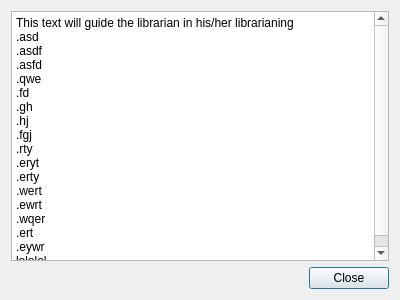
<?xml version="1.0" encoding="UTF-8"?>
<ui version="4.0">
 <class>HelpLibDialog</class>
 <widget class="QDialog" name="HelpLibDialog">
  <property name="geometry">
   <rect>
    <x>0</x>
    <y>0</y>
    <width>400</width>
    <height>300</height>
   </rect>
  </property>
  <property name="windowTitle">
   <string>Help</string>
  </property>
  <layout class="QVBoxLayout" name="verticalLayout">
   <item>
    <widget class="QTextEdit" name="help_text">
     <property name="html">
      <string>&lt;!DOCTYPE HTML PUBLIC &quot;-//W3C//DTD HTML 4.0//EN&quot; &quot;http://www.w3.org/TR/REC-html40/strict.dtd&quot;&gt;
&lt;html&gt;&lt;head&gt;&lt;meta name=&quot;qrichtext&quot; content=&quot;1&quot; /&gt;&lt;style type=&quot;text/css&quot;&gt;
p, li { white-space: pre-wrap; }
&lt;/style&gt;&lt;/head&gt;&lt;body style=&quot; font-family:'Open Sans'; font-size:9pt; font-weight:400; font-style:normal;&quot;&gt;
&lt;p style=&quot; margin-top:0px; margin-bottom:0px; margin-left:0px; margin-right:0px; -qt-block-indent:0; text-indent:0px;&quot;&gt;This text will guide the librarian in his/her librarianing&lt;/p&gt;
&lt;p style=&quot; margin-top:0px; margin-bottom:0px; margin-left:0px; margin-right:0px; -qt-block-indent:0; text-indent:0px;&quot;&gt;.asd&lt;/p&gt;
&lt;p style=&quot; margin-top:0px; margin-bottom:0px; margin-left:0px; margin-right:0px; -qt-block-indent:0; text-indent:0px;&quot;&gt;.asdf&lt;/p&gt;
&lt;p style=&quot; margin-top:0px; margin-bottom:0px; margin-left:0px; margin-right:0px; -qt-block-indent:0; text-indent:0px;&quot;&gt;.asfd&lt;/p&gt;
&lt;p style=&quot; margin-top:0px; margin-bottom:0px; margin-left:0px; margin-right:0px; -qt-block-indent:0; text-indent:0px;&quot;&gt;.qwe&lt;/p&gt;
&lt;p style=&quot; margin-top:0px; margin-bottom:0px; margin-left:0px; margin-right:0px; -qt-block-indent:0; text-indent:0px;&quot;&gt;.fd&lt;/p&gt;
&lt;p style=&quot; margin-top:0px; margin-bottom:0px; margin-left:0px; margin-right:0px; -qt-block-indent:0; text-indent:0px;&quot;&gt;.gh&lt;/p&gt;
&lt;p style=&quot; margin-top:0px; margin-bottom:0px; margin-left:0px; margin-right:0px; -qt-block-indent:0; text-indent:0px;&quot;&gt;.hj&lt;/p&gt;
&lt;p style=&quot; margin-top:0px; margin-bottom:0px; margin-left:0px; margin-right:0px; -qt-block-indent:0; text-indent:0px;&quot;&gt;.fgj&lt;/p&gt;
&lt;p style=&quot; margin-top:0px; margin-bottom:0px; margin-left:0px; margin-right:0px; -qt-block-indent:0; text-indent:0px;&quot;&gt;.rty&lt;/p&gt;
&lt;p style=&quot; margin-top:0px; margin-bottom:0px; margin-left:0px; margin-right:0px; -qt-block-indent:0; text-indent:0px;&quot;&gt;.eryt&lt;/p&gt;
&lt;p style=&quot; margin-top:0px; margin-bottom:0px; margin-left:0px; margin-right:0px; -qt-block-indent:0; text-indent:0px;&quot;&gt;.erty&lt;/p&gt;
&lt;p style=&quot; margin-top:0px; margin-bottom:0px; margin-left:0px; margin-right:0px; -qt-block-indent:0; text-indent:0px;&quot;&gt;.wert&lt;/p&gt;
&lt;p style=&quot; margin-top:0px; margin-bottom:0px; margin-left:0px; margin-right:0px; -qt-block-indent:0; text-indent:0px;&quot;&gt;.ewrt&lt;/p&gt;
&lt;p style=&quot; margin-top:0px; margin-bottom:0px; margin-left:0px; margin-right:0px; -qt-block-indent:0; text-indent:0px;&quot;&gt;.wqer&lt;/p&gt;
&lt;p style=&quot; margin-top:0px; margin-bottom:0px; margin-left:0px; margin-right:0px; -qt-block-indent:0; text-indent:0px;&quot;&gt;.ert&lt;/p&gt;
&lt;p style=&quot; margin-top:0px; margin-bottom:0px; margin-left:0px; margin-right:0px; -qt-block-indent:0; text-indent:0px;&quot;&gt;.eywr&lt;/p&gt;
&lt;p style=&quot; margin-top:0px; margin-bottom:0px; margin-left:0px; margin-right:0px; -qt-block-indent:0; text-indent:0px;&quot;&gt;lololol&lt;/p&gt;&lt;/body&gt;&lt;/html&gt;</string>
     </property>
     <property name="textInteractionFlags">
      <set>Qt::NoTextInteraction</set>
     </property>
    </widget>
   </item>
   <item alignment="Qt::AlignRight">
    <widget class="QPushButton" name="close_button">
     <property name="sizePolicy">
      <sizepolicy hsizetype="Maximum" vsizetype="Fixed">
       <horstretch>0</horstretch>
       <verstretch>0</verstretch>
      </sizepolicy>
     </property>
     <property name="text">
      <string>Close</string>
     </property>
    </widget>
   </item>
  </layout>
 </widget>
 <resources/>
 <connections/>
</ui>
